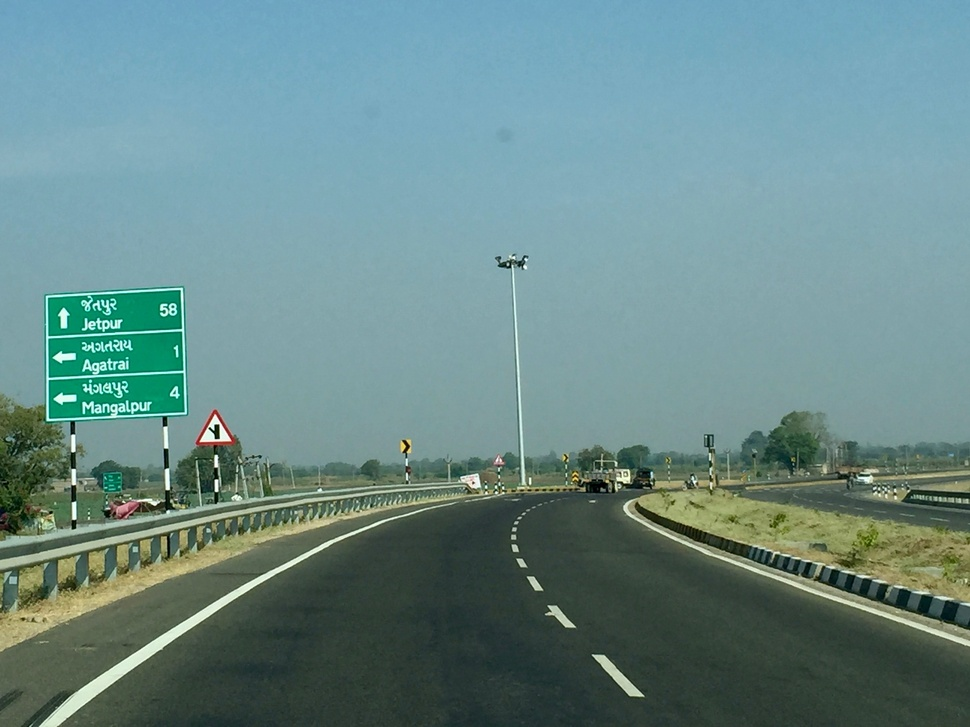
#> input picture test_images/Road_and_highway_network_Somnath_Junagadh_Gujarat_India_2015_b.jpg, 970 x 727 px, shrunk from 2747 x 2060 before the run
$ python -i post_processing.py   (imports and definitions only)
#> lines starting #> are read from the running program, lines starting #| are printed output that depends on the picture; after the words box and inside, x2 and y2 are one past the last pixel; in counts of white or black regions, pixels touching at a corner belong together
from __future__ import annotations
from dataclasses import dataclass
from pathlib import Path
from typing import List, Tuple

import cv2
import numpy as np

Array = np.ndarray


# [13 lines left out: function _line_kernel, not called in this run]


def _skeletonize(bin_img: Array) -> Array:
    img = (bin_img > 0).astype(np.uint8) * 255
    if hasattr(cv2, "ximgproc") and hasattr(cv2.ximgproc, "thinning"):
        return cv2.ximgproc.thinning(img)
    skel = np.zeros_like(img)
    el = cv2.getStructuringElement(cv2.MORPH_CROSS, (3, 3))
    while True:
        er = cv2.erode(img, el)
        tmp = cv2.dilate(er, el)
        tmp = cv2.subtract(img, tmp)
        skel |= tmp
        img = er
        if cv2.countNonZero(img) == 0:
            break
    return skel

# [137 lines left out: functions filter_components_by_geometry, _connected_components_filter, directional_closing, _second_diff_smooth_1d, _extract_components, _render_polyline, not called in this run]


@dataclass
class PostProcessConfig:
    min_area_frac: float = 0.0005
    min_elongation: float = 1.0
    closing_k: int = 13
    closing_angles: Tuple[float, ...] = (90.0, 80.0, 100.0)
    skel_min_points: int = 20
    y_step: int = 4
    curvature_lam: float = 60.0
    thickness: int = 10
    y_min_frac: float = 0.14


class LanePostProcessor:
    def __init__(self, cfg: PostProcessConfig):
        self.cfg = cfg

    # [36 lines left out: function process, not called in this run]

>>> import cv2
>>> picture = cv2.imread('../test_images/Road_and_highway_network_Somnath_Junagadh_Gujarat_India_2015_b.jpg', cv2.IMREAD_GRAYSCALE)
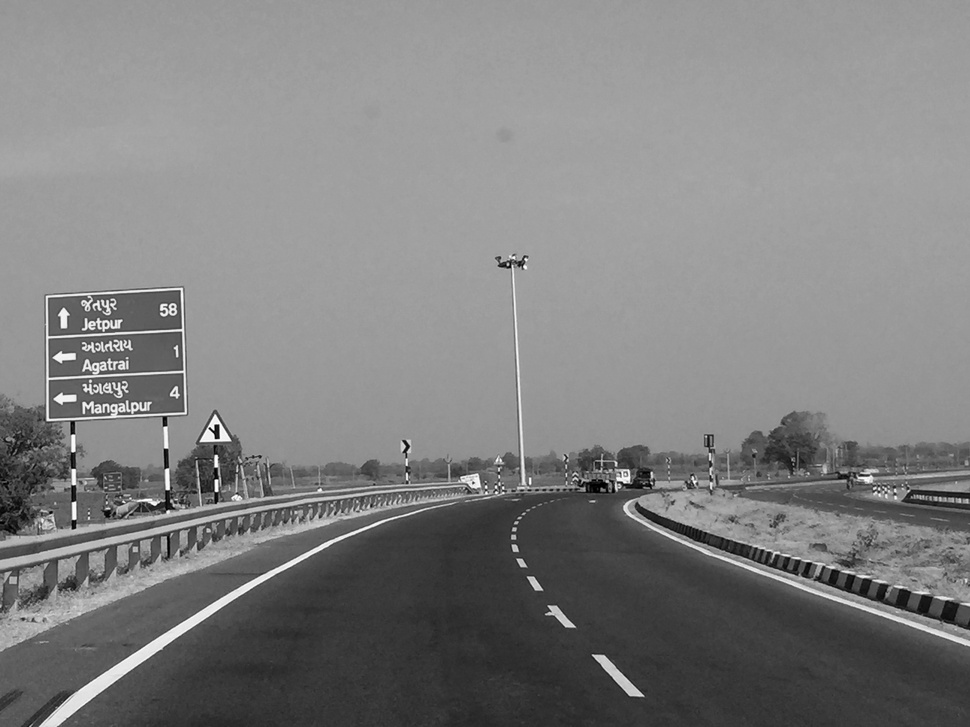
#> picture: shape (727, 970); min 0, max 255, mean 128
>>> result = _skeletonize(picture)
#> in _skeletonize, `img = (bin_img > 0).astype(np.uint8) * 255`:
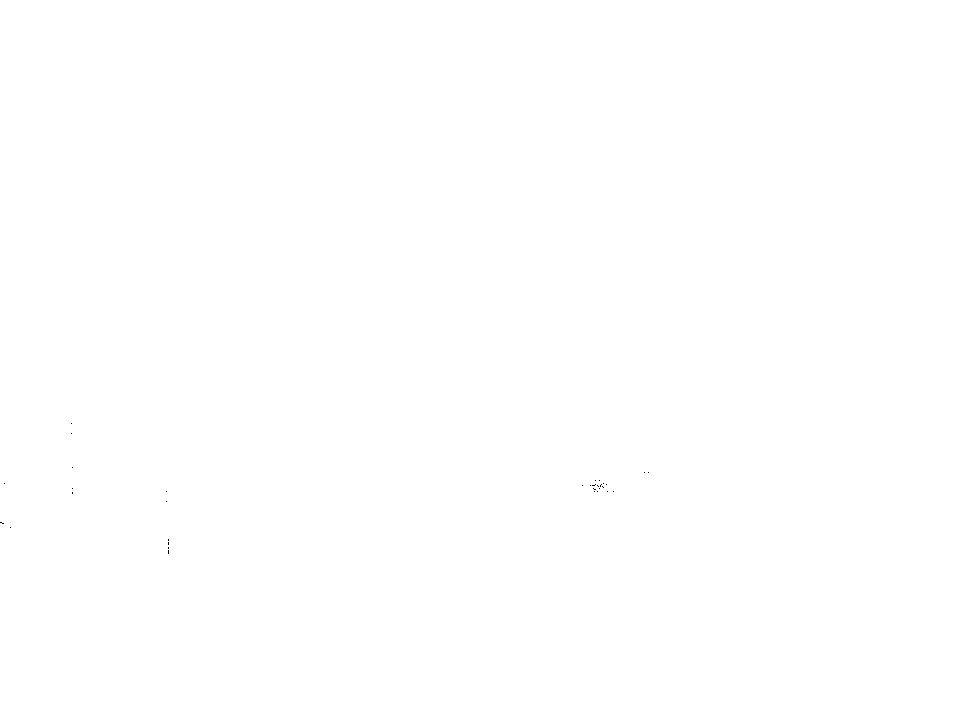
#> img: shape (727, 970); 100% white; black in thin lines or dots, all inside (x1, y1, x2, y2) = (0, 423, 649, 554)
#> in _skeletonize, `return cv2.ximgproc.thinning(img)`:
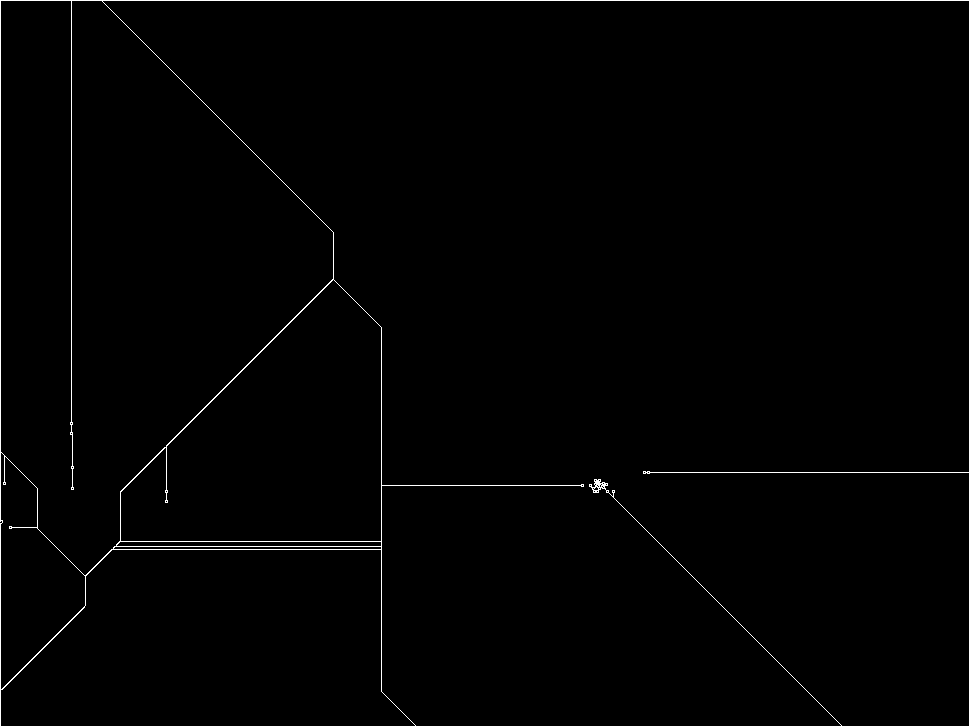
#> returned value: shape (727, 970); 1% white in thin lines or dots

$ run again, on test_images/road.jpg
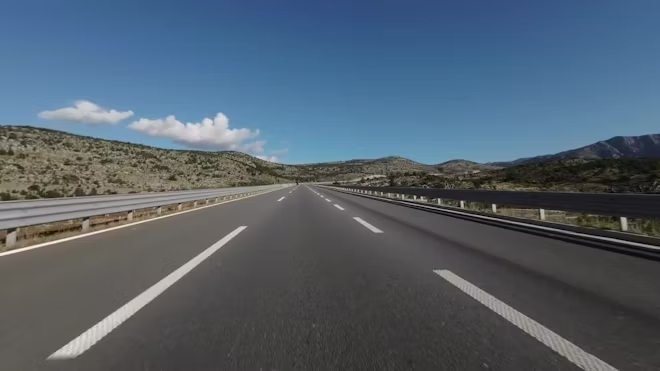
#> input picture test_images/road.jpg, 660 x 371 px
#> `picture = cv2.imread('../test_images/Road_and_highway_network_Somnath_..`:
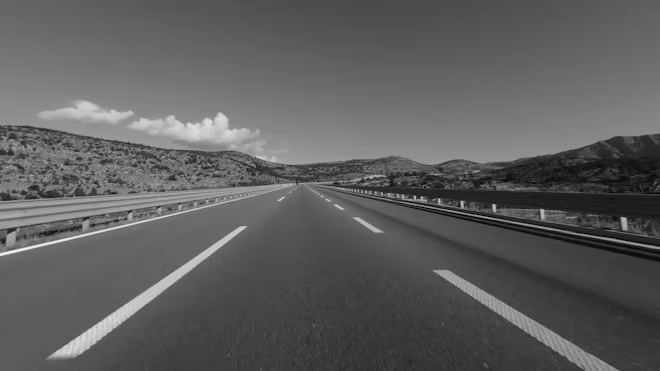
#> picture: shape (371, 660); min 0, max 245, mean 93.9
#> img: shape (371, 660); 100% white; black in thin lines or dots, all inside (x1, y1, x2, y2) = (495, 217, 617, 239)
#> in _skeletonize, `return cv2.ximgproc.thinning(img)`:
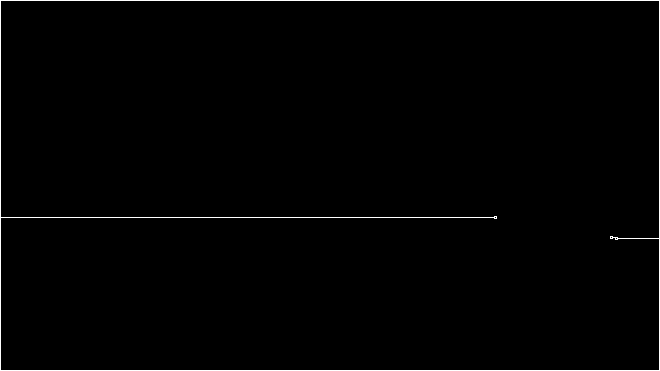
#> returned value: shape (371, 660); 1.1% white in thin lines or dots
